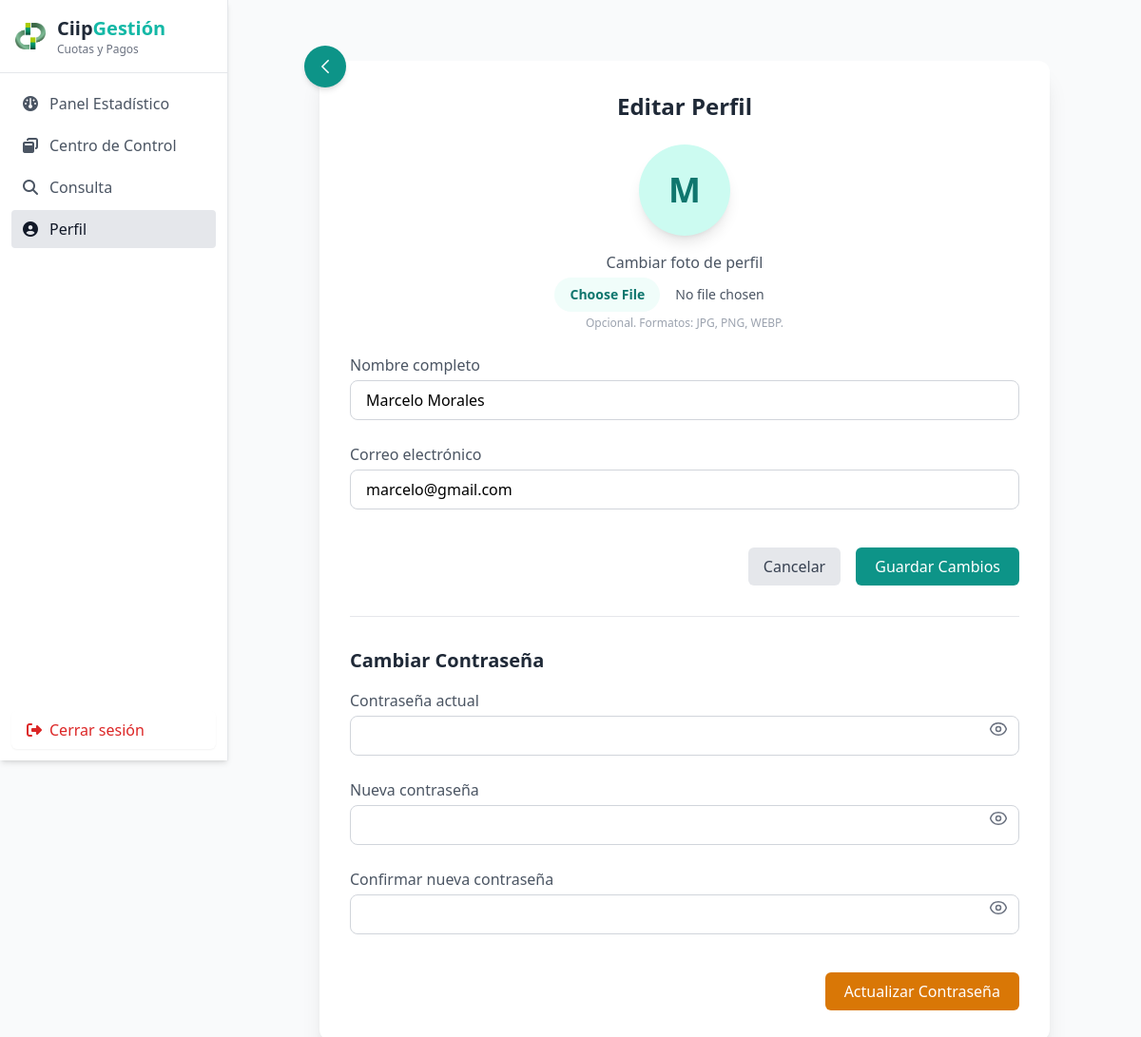
Screenshot of /public/editar_perfil.php (signed in) with the database file from the repository.
### tables this page shows
CREATE TABLE `usuarios` (
  `id` int(11) NOT NULL,
  `fullname` varchar(100) NOT NULL,
  `email` varchar(100) NOT NULL,
  `profile_image` varchar(255) DEFAULT NULL,
  `password` varchar(255) NOT NULL,
  `role` enum('ADMINISTRADOR','ADMISION','ASESOR') DEFAULT NULL,
  `deleted_at` datetime DEFAULT NULL
);

### public/editar_perfil.php (the view, shortened to what this page needs)
<?php
require_once __DIR__ . '/../config/db.php';
$stmt = $pdo->prepare("SELECT id, fullname, email, password, profile_image FROM usuarios WHERE id = :id");
$stmt->execute(['id' => $_SESSION['user_id']]);
$usuario = $stmt->fetch(PDO::FETCH_ASSOC);
$avatarUrl = !empty($usuario['profile_image']) ? htmlspecialchars($usuario['profile_image']) : null;
?>
<div class="max-w-3xl mx-auto mt-10">
  <div class="bg-white shadow-xl rounded-xl p-8 relative">
    <a href="perfil.php"
       class="absolute -top-4 -left-4 bg-teal-600 hover:bg-teal-700 text-white rounded-full p-3 shadow-md transition transform hover:-translate-y-0.5">
      <svg xmlns="http://www.w3.org/2000/svg" fill="none" viewBox="0 0 24 24" stroke-width="2" stroke="currentColor" class="w-5 h-5">
        <path stroke-linecap="round" stroke-linejoin="round" d="M15.75 19.5L8.25 12l7.5-7.5" />
      </svg>
    </a>
    <h2 class="text-2xl font-semibold text-gray-800 mb-6 text-center">Editar Perfil</h2>
    <form method="POST" enctype="multipart/form-data"
          action="../process/process_update_profile.php"
          class="space-y-6 border-b border-gray-200 pb-8 mb-8">
      <div class="flex flex-col items-center gap-4 mb-4">
        <?php if ($avatarUrl): ?>
          <img src="<?= $avatarUrl ?>" class="w-24 h-24 rounded-full object-cover border-4 border-teal-500 shadow-lg bg-white">
        <?php else: ?>
          <div class="w-24 h-24 bg-teal-100 text-teal-700 rounded-full flex items-center justify-center text-4xl font-bold shadow-lg">
            <?= strtoupper(substr($usuario['fullname'], 0, 1)) ?>
          </div>
        <?php endif; ?>
        <div class="text-center">
          <label class="block text-gray-600 font-medium mb-1">Cambiar foto de perfil</label>
          <input type="file" name="profile_image" accept=".jpg,.jpeg,.png,.webp"
            class="block w-full text-sm text-gray-600 file:mr-4 file:py-2 file:px-4
                   file:rounded-full file:border-0 file:text-sm file:font-semibold
                   file:bg-teal-50 file:text-teal-700 hover:file:bg-teal-100">
          <p class="text-xs text-gray-400 mt-1">Opcional. Formatos: JPG, PNG, WEBP.</p>
        </div>
      </div>
      <div>
        <label class="block text-gray-600 font-medium mb-1">Nombre completo</label>
        <input type="text" name="fullname" value="<?= htmlspecialchars($usuario['fullname']) ?>"
          class="w-full border border-gray-300 rounded-lg px-4 py-2 focus:ring-2 focus:ring-teal-500" required>
      </div>
      <div>
        <label class="block text-gray-600 font-medium mb-1">Correo electrónico</label>
        <input type="email" name="email" value="<?= htmlspecialchars($usuario['email']) ?>"
          class="w-full border border-gray-300 rounded-lg px-4 py-2 focus:ring-2 focus:ring-teal-500" required>
      </div>
      <div class="flex justify-end space-x-4 pt-4">
        <a href="perfil.php" class="bg-gray-200 text-gray-700 px-4 py-2 rounded-md hover:bg-gray-300">Cancelar</a>
        <button type="submit" name="update_profile"
                class="bg-teal-600 text-white px-5 py-2 rounded-md hover:bg-teal-700">Guardar Cambios</button>
      </div>
    </form>
    <h3 class="text-xl font-semibold text-gray-800 mb-4">Cambiar Contraseña</h3>
    <form method="POST" action="../process/process_update_profile.php" class="space-y-6">
      <?php
      $campos = [
        ['id' => 'password_actual', 'label' => 'Contraseña actual'],
        ['id' => 'password_nueva', 'label' => 'Nueva contraseña'],
        ['id' => 'password_confirmar', 'label' => 'Confirmar nueva contraseña'],
      ];
      foreach ($campos as $c): ?>
        <div class="relative">
          <label class="block text-gray-600 font-medium mb-1"><?= $c['label'] ?></label>
          <input type="password" id="<?= $c['id'] ?>" name="<?= $c['id'] ?>"
            class="w-full border border-gray-300 rounded-lg px-4 py-2 pr-10 focus:ring-2 focus:ring-teal-500" required>
          <button type="button" onclick="togglePassword('<?= $c['id'] ?>', this)"
            class="absolute right-3 top-8 text-gray-500 hover:text-teal-600">
            <svg xmlns="http://www.w3.org/2000/svg" id="eye_<?= $c['id'] ?>" fill="none"
                 viewBox="0 0 24 24" stroke-width="1.8" stroke="currentColor" class="w-5 h-5">
              <path stroke-linecap="round" stroke-linejoin="round"
                    d="M2.036 12.322a1 1 0 010-.639C3.423 7.51 7.26 4.5 12 4.5c4.74 0 8.577 3.01 9.964 7.183.07.2.07.44 0 .639C20.577 16.49 16.74 19.5 12 19.5c-4.74 0-8.577-3.01-9.964-7.178z" />
              <path stroke-linecap="round" stroke-linejoin="round"
                    d="M15 12a3 3 0 11-6 0 3 3 0 016 0z" />
            </svg>
          </button>
        </div>
      <?php endforeach; ?>
      <div class="flex justify-end pt-4">
        <button type="submit" name="update_password"
                class="bg-amber-600 text-white px-5 py-2 rounded-md hover:bg-amber-700">Actualizar Contraseña</button>
      </div>
    </form>
  </div>
</div>
<?php
require __DIR__ . '/layout.php';
?>

### rows the page displays
usuarios: fullname "M", fullname "Marcelo Morales", email "marcelo@gmail.com"

### other values shown
$c['label'] "Contraseña actual"
$c['label'] "Nueva contraseña"
$c['label'] "Confirmar nueva contraseña"
